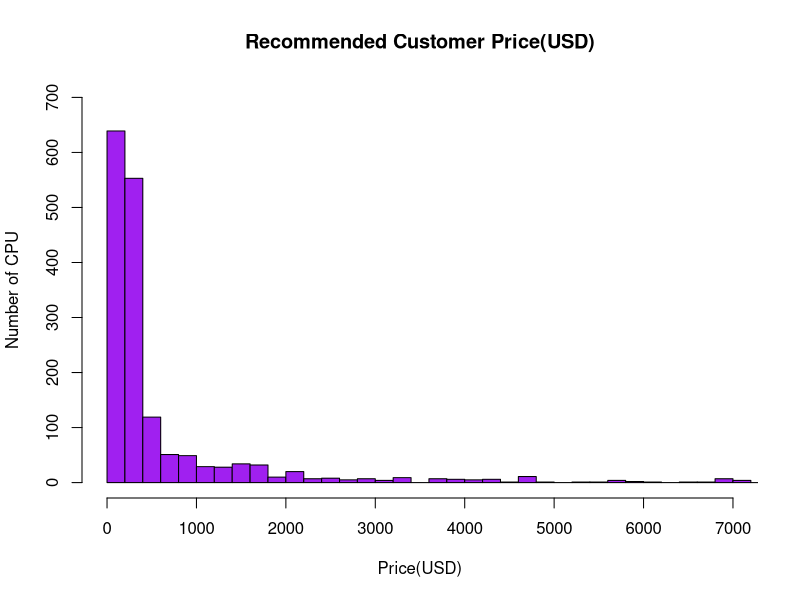
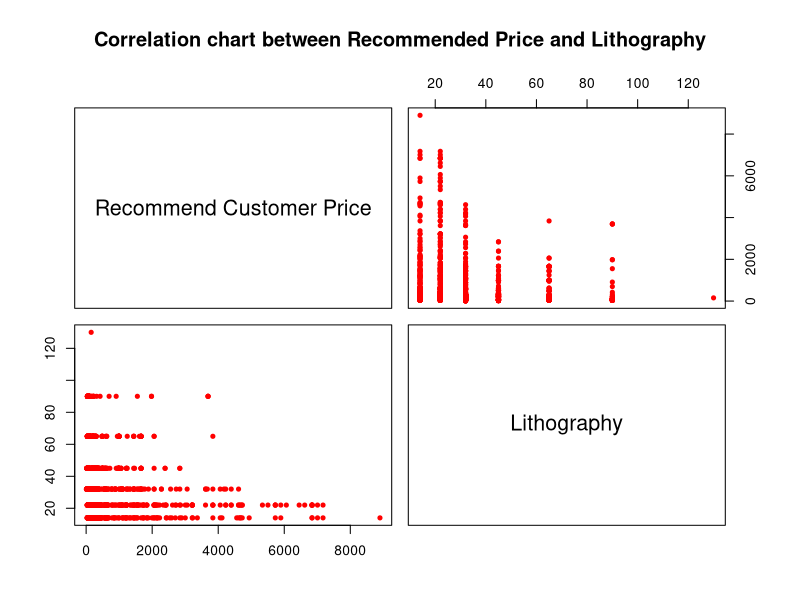
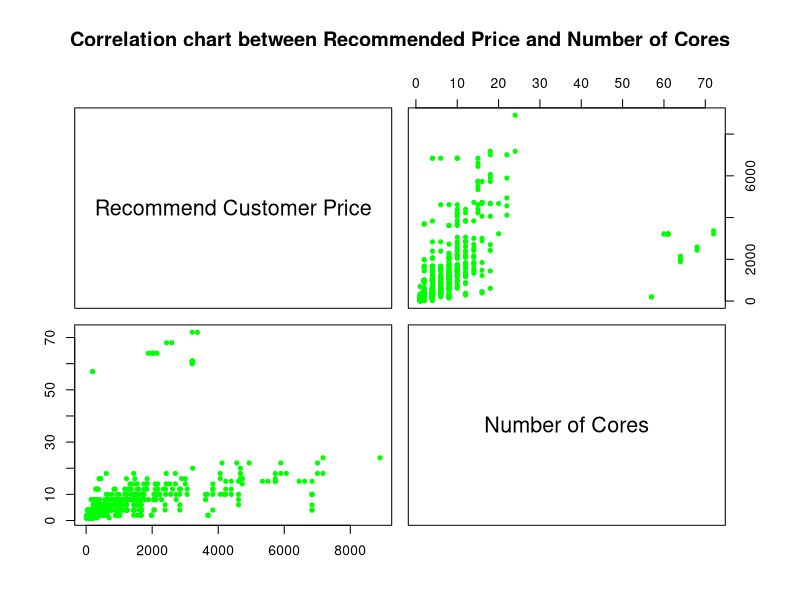
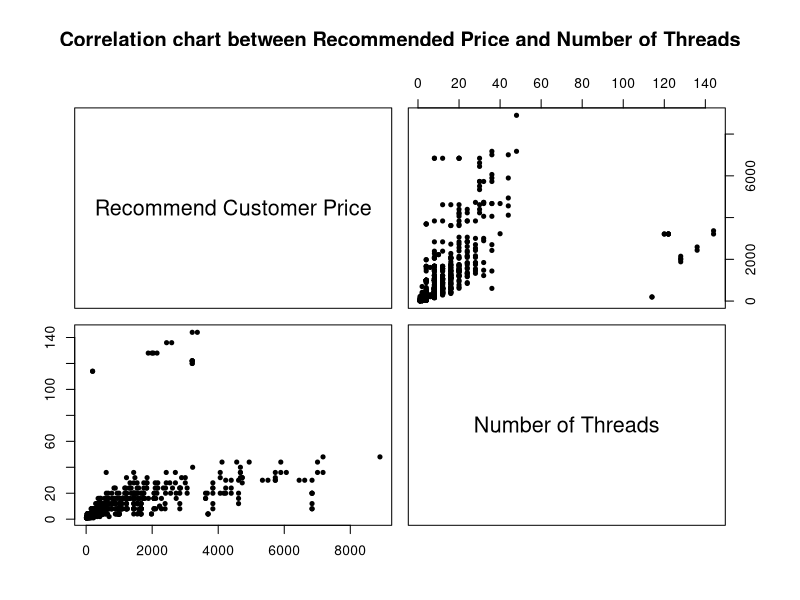
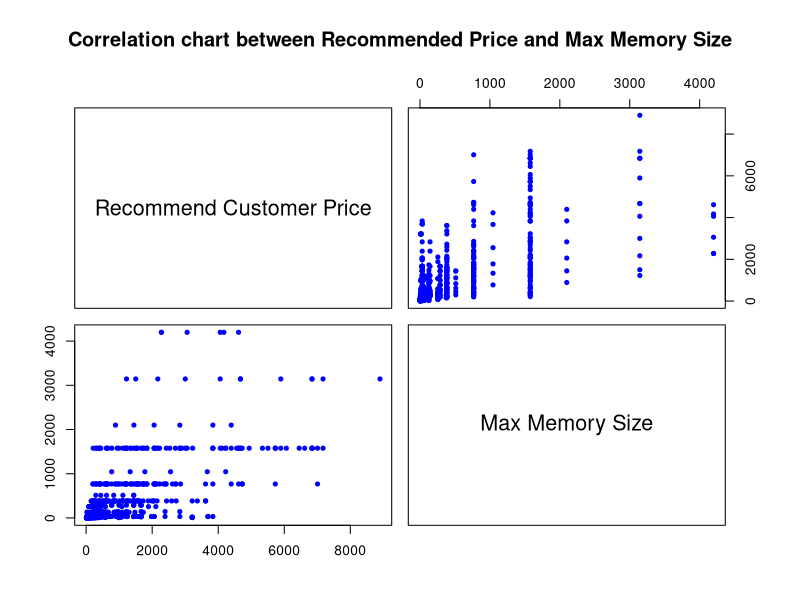
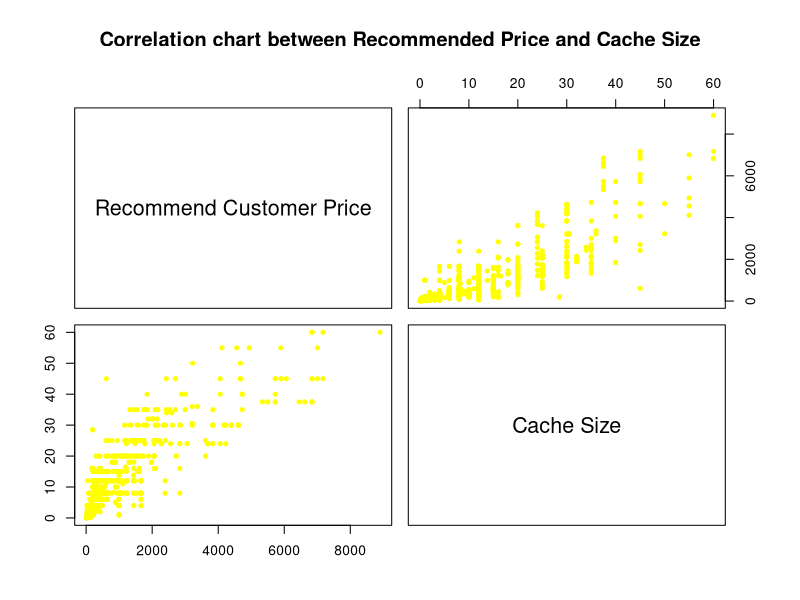

The R script that drew these images, in order:
# Import needed library
library(datasets)
library(graphics)
library(dplyr)
library(tidyr)
library(zoo)

# Necessary helper function
#-------------------------------
# Function convert TB to GB (1 TB = 1024 GB)
convertToGB <- function(number) {
  if(grepl('G', number)) {
    return(as.double(gsub(" GB","",number)))
  }
  return(as.double(gsub(" TB","",number)) * 1024)
}
# Function convert GHz to MHz (1 GHz = 1000 MHz)
convertToMHz <- function(number) {
  if(grepl('M', number)) {
    return(as.double(gsub(" MHz","",number)))
  }
  return(as.double(gsub(" GHz","",number)) * 1000)
}
# Function convert KB to MB (1 KB = 1/1024 MB)
convertToMB <- function(number) {
  if(grepl('M', number)) {
    return(as.double(gsub(" M","",number)))
  }
  return(as.double(gsub(" K","",number)) / 1024)
}
# Function to convert range of price to the average
average_price <- function(price) {
  if(grepl('-', price)) {
    number <- strsplit(price, "-")[[1]]
    return((as.double(number[1]) + as.double(number[2])) / 2)
  }
  return (price)
}
#-------------------------------

# Data from file Intel_CPUs.csv
#-------------------------------
# Read the data from file Intel_CPUs.csv, change the blank data and N/A to NA 
IntelCPU = read.csv("Intel_CPUs.csv", na.strings = c("", "N/A"))
# Choose the data columns which will be used
dataCPU = IntelCPU[,c("Product_Collection", "Vertical_Segment", "Processor_Number", "Status", "Launch_Date", "Lithography",
                      "nb_of_Cores", "nb_of_Threads", "Processor_Base_Frequency", "Cache", "TDP", "Max_Memory_Size",
                      "Max_Memory_Bandwidth", "Graphics_Base_Frequency", "Graphics_Max_Dynamic_Frequency", "Instruction_Set", "Recommended_Customer_Price")]
# Print summary of CPU data
print(summary(dataCPU))
# For each field, count number of NA data
print(apply(is.na(dataCPU), 2, sum))

# For each field, count rate of NA data
print(apply(is.na(dataCPU), 2, mean))

# There are so many missing data, so we will remove all data which have "NA" that we cannot predicted and data that have less than 10% miss
dataCPU <- dataCPU[complete.cases(dataCPU$TDP),]
dataCPU <- dataCPU[complete.cases(dataCPU$Processor_Base_Frequency),]
dataCPU <- dataCPU[complete.cases(dataCPU$Launch_Date),]
dataCPU <- dataCPU[complete.cases(dataCPU$Lithography),]
dataCPU <- dataCPU[complete.cases(dataCPU$Cache),]
dataCPU <- dataCPU[complete.cases(dataCPU$Processor_Number),]
dataCPU <- dataCPU[complete.cases(dataCPU$Instruction_Set),]

dataCPU$Lithography <- gsub("nm", "", dataCPU$Lithography)
dataCPU$Lithography <- as.integer(dataCPU$Lithography)
colnames(dataCPU)[6] = "Lithography(nm)"

# Convert "Launch_Date" to year
dataCPU$Launch_Date <- substr(dataCPU$Launch_Date, nchar(dataCPU$Launch_Date) - 1, nchar(dataCPU$Launch_Date))
dataCPU$Launch_Date <- as.integer(dataCPU$Launch_Date)
dataCPU$Launch_Date = 2000 + dataCPU$Launch_Date

# Change the frequency from GHz to MHz
dataCPU$Processor_Base_Frequency <- sapply(dataCPU$Processor_Base_Frequency, convertToMHz)
colnames(dataCPU)[9] = "Processor_Base_Frequency(MHz)"

# Split "Cache" to 2 column "Cache_Size" and "Type_Of_Cache"
dataCPU <- separate(dataCPU, Cache, into = c("Cache_Size(MB)","Type_Of_Cache"), sep="B")
dataCPU$`Cache_Size(MB)` <- sapply(dataCPU$`Cache_Size(MB)`, convertToMB)
dataCPU$Type_Of_Cache <- ifelse(dataCPU$Type_Of_Cache == "", "Original", sub(" ","",dataCPU$Type_Of_Cache))

dataCPU$TDP <- gsub("W", "", dataCPU$TDP)
dataCPU$TDP <- as.double(dataCPU$TDP)
colnames(dataCPU)[12] = "TDP(Watts)"

# Change the memory size from TB to GB
dataCPU$Max_Memory_Size <- sapply(dataCPU$Max_Memory_Size, convertToGB)
colnames(dataCPU)[13] = "Max_Memory_Size(GB)"

# Convert data of "Max_Memory_Bandwidth" from string to number
dataCPU$Max_Memory_Bandwidth <- gsub("GB/s", "", dataCPU$Max_Memory_Bandwidth)
dataCPU$Max_Memory_Bandwidth <- as.double(dataCPU$Max_Memory_Bandwidth)
colnames(dataCPU)[14] = "Max_Memory_Bandwidth(GB/s)"

# Change unit of "Graphics_Base_Frequency" to MHz, convert from string to number
dataCPU$Graphics_Base_Frequency <- sapply(dataCPU$Graphics_Base_Frequency, convertToMHz)
colnames(dataCPU)[15] = "Graphics_Base_Frequency(MHz)"

# Change unit of "Graphics_Max_Dynamic_Frequency" to MHz, convert from string to number
dataCPU$Graphics_Max_Dynamic_Frequency <- sapply(dataCPU$Graphics_Max_Dynamic_Frequency, convertToMHz)
colnames(dataCPU)[16] = "Graphics_Max_Dynamic_Frequency(MHz)"

dataCPU$Instruction_Set <- ifelse(dataCPU$Instruction_Set == "32-bit", "32-bit", "64-bit")

dataCPU$Recommended_Customer_Price <- gsub("\\$", "", dataCPU$Recommended_Customer_Price) 
dataCPU$Recommended_Customer_Price <- gsub(",", "", dataCPU$Recommended_Customer_Price)
dataCPU$Recommended_Customer_Price <- sapply(dataCPU$Recommended_Customer_Price, average_price) 
dataCPU$Recommended_Customer_Price <- as.double(dataCPU$Recommended_Customer_Price)
colnames(dataCPU)[18] = "Recommended_Customer_Price(USD)"

# Fill NA in "nb_of_Threads" with 2 times "nb_of_Cores" because usually, 1 core has 2 threads
dataCPU$nb_of_Threads <- ifelse(is.na(dataCPU$nb_of_Threads), dataCPU$nb_of_Cores * 2, dataCPU$nb_of_Threads)

# Fill NA in "Max_Memory_Size(GB)" with median
dataCPU$`Max_Memory_Size(GB)`[is.na(dataCPU$`Max_Memory_Size(GB)`)] <- median(dataCPU$`Max_Memory_Size(GB)`, na.rm = TRUE)

# Fill NA in "Max_Memory_Bandwidth(GB/s)" with median
dataCPU$`Max_Memory_Bandwidth(GB/s)`[is.na(dataCPU$`Max_Memory_Bandwidth(GB/s)`)] <- median(dataCPU$`Max_Memory_Bandwidth(GB/s)`, na.rm = TRUE)

# Fill NA in "Graphics_Base_Frequency(MHz)" with median
dataCPU$`Graphics_Base_Frequency(MHz)`[is.na(dataCPU$`Graphics_Base_Frequency(MHz)`)] <- median(dataCPU$`Graphics_Base_Frequency(MHz)`, na.rm = TRUE)

# Fill NA in "Graphics_Max_Dynamic_Frequency(MHz)" with median
dataCPU$`Graphics_Max_Dynamic_Frequency(MHz)`[is.na(dataCPU$`Graphics_Max_Dynamic_Frequency(MHz)`)] <- median(dataCPU$`Graphics_Max_Dynamic_Frequency(MHz)`, na.rm = TRUE)

# Fill NA in "Recommended_Customer_Price(USD)" according to the Product_Collection, then Vertical_Segment
dataCPU <- dataCPU %>% group_by(Product_Collection) %>% fill(`Recommended_Customer_Price(USD)`, .direction = "updown")
dataCPU <- dataCPU %>% group_by(Vertical_Segment) %>% fill(`Recommended_Customer_Price(USD)`, .direction = "updown")

# Check to make sure that there is no other NA data
print(apply(is.na(dataCPU), 2, sum))

# Create "dataNumeric" from dataCPU which only have numeric data
dataNumeric <- subset(dataCPU, select = -c(Product_Collection, Vertical_Segment, Processor_Number, Status, Type_Of_Cache, Instruction_Set))

average <- apply(dataNumeric, 2, mean)
variance <- apply(dataNumeric, 2, var)
std_deviation <- apply(dataNumeric, 2, sd)
min_value <- apply(dataNumeric, 2, min)
q1 <- apply(dataNumeric, 2, quantile, probs = 0.25)
med <- apply(dataNumeric, 2, median)
q3 <- apply(dataNumeric, 2, quantile, probs = 0.75)
max_value <- apply(dataNumeric, 2, max)

data.frame(average, variance, std_deviation, min_value, q1, med, q3, max_value)

print(length(dataCPU$Product_Collection))
table(dataCPU$Product_Collection)

table(dataCPU$Vertical_Segment)

print(length(dataCPU$Processor_Number))
print(length(unique(dataCPU$Processor_Number)))

table(dataCPU$Status)

table(dataCPU$Type_Of_Cache)

table(dataCPU$Instruction_Set)

hist(dataCPU$`Recommended_Customer_Price(USD)`, main = "Recommended Customer Price(USD)", xlab = "Price(USD)", ylab = "Number of CPU", 
     col = "purple", border = "black", xlim = c(0, 7000), ylim = c(0, 700), breaks = 50)

pairs(dataCPU$`Recommended_Customer_Price(USD)` ~ dataCPU$`Lithography(nm)`, col = "red", pch = 20, labels = c("Recommend Customer Price", "Lithography"), 
      main = "Correlation chart between Recommended Price and Lithography")

pairs(dataCPU$`Recommended_Customer_Price(USD)` ~ dataCPU$nb_of_Cores, col = "green", pch = 20, labels = c("Recommend Customer Price", "Number of Cores"), 
      main = "Correlation chart between Recommended Price and Number of Cores")

pairs(dataCPU$`Recommended_Customer_Price(USD)` ~ dataCPU$nb_of_Threads, col = "black", pch = 20, labels = c("Recommend Customer Price", "Number of Threads"), 
      main = "Correlation chart between Recommended Price and Number of Threads")

pairs(dataCPU$`Recommended_Customer_Price(USD)` ~ dataCPU$`Max_Memory_Size(GB)`, col = "blue", pch = 20, labels = c("Recommend Customer Price", "Max Memory Size"), 
      main = "Correlation chart between Recommended Price and Max Memory Size")

pairs(dataCPU$`Recommended_Customer_Price(USD)` ~ dataCPU$`Cache_Size(MB)`, col = "yellow", pch = 20, labels = c("Recommend Customer Price", "Cache Size"), 
      main = "Correlation chart between Recommended Price and Cache Size")


#-------------------------------
